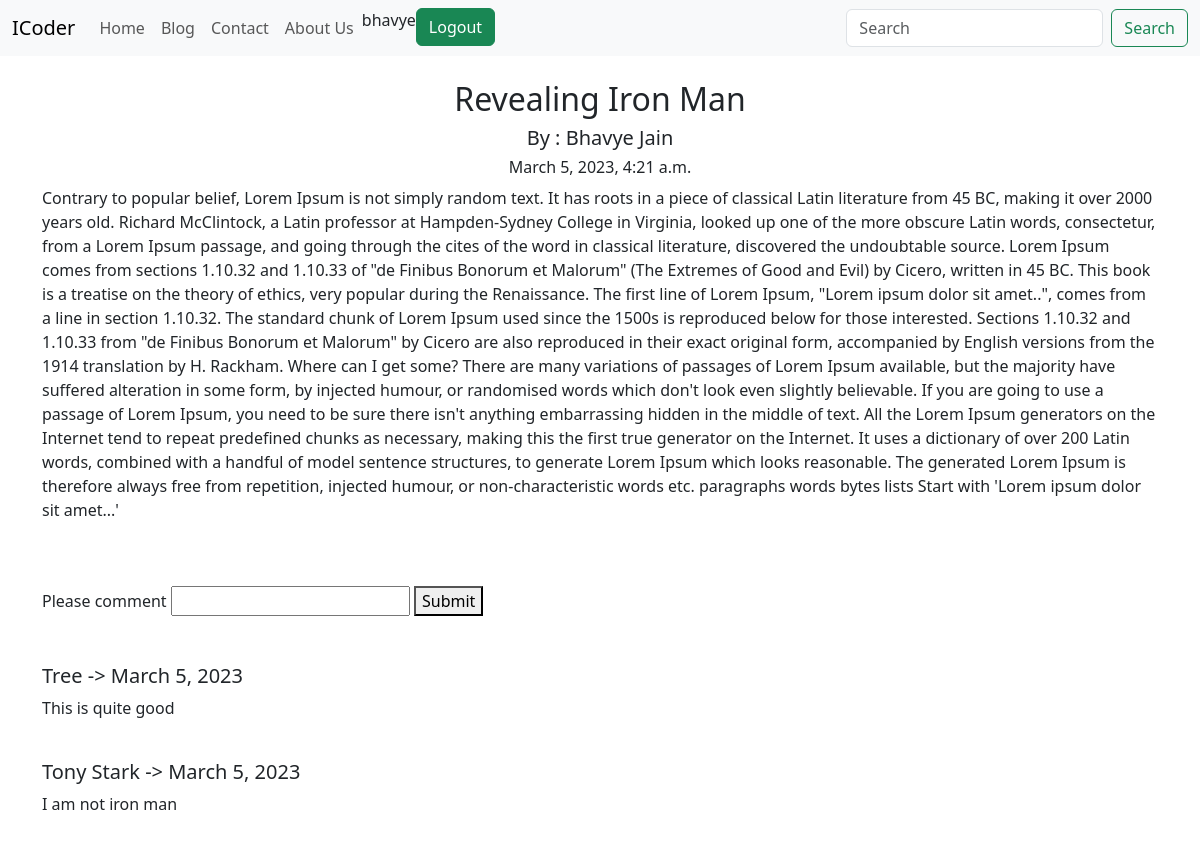
The page /blog/2 (signed in) on the database its author committed.
### blog/models.py (models this page shows, shortened)
class Post(models.Model):
    sno = models.AutoField(primary_key=True)
    title = models.CharField(max_length=200)
    author = models.CharField(max_length=200)
    content = models.TextField()
    timestamp = models.DateTimeField(auto_now_add=True, blank=True)

class Comment(models.Model):
    postID = models.ForeignKey(Post, on_delete=models.CASCADE)
    name = models.CharField(max_length=200)
    postComment = models.TextField()
    timestamp = models.DateField(auto_now_add=True, blank=True)
    updated = models.DateField(auto_now=True, blank=True)

### blog/views.py (the view)
# urls.py: path('<str:slug>', views.blogPost, name='BlogPost'),
def blogPost(request, slug):
    post = Post.objects.filter(sno=slug)
    comments = Comment.objects.filter(postID=slug)
    return render(request, template_name='blog/blogPost.html',context={'post':post, 'comments':comments, 'UserID':slug})

### templates/blog/blogPost.html (shortened to what this page needs)
{% extends 'base.html' %} {% block body %}
<br />
<center>
  <div class="container">
    {% for i in post %}
    <h2>{{i.title}}</h2>
    <h5>By : {{i.author}}</h5>
    <h6>{{i.timestamp}}</h6>
    <div>
      <p style="text-align: left">{{i.content}}</p>
    </div>
    {% endfor %}
  </div>
</center>
<br /><br />
{% if user.is_authenticated %}
<div class="container">
  <form action="/blog/postComment/{{UserID}}" method="POST">
    <label for="UserComment">Please comment</label>
    <input type="text" name="UserComment" id="UserComment" />
    <button type="submit">Submit</button>
  </form>
</div>
<br><br>
{% endif %}
<div class="container">
  {% for comment in comments %}
  <h5>{{comment.name}} -> {{comment.timestamp}}</h5>
  <p>{{comment.postComment}}</p>
  <br />
  {% endfor %}
</div>
{% endblock body %}

### templates/navbar.html (shortened to what this page needs)
<nav class="navbar navbar-expand-lg bg-body-tertiary">
  <div class="container-fluid">
    <a class="navbar-brand" href="/">ICoder</a>
    <div class="collapse navbar-collapse" id="navbarSupportedContent">
      <ul class="navbar-nav me-auto mb-2 mb-lg-0">
        <li class="nav-item">
          <a
            class="nav-link {% block homeactive %} {% endblock homeactive %}"
            href="/"
            >Home</a
          >
        </li>
        <li class="nav-item">
          <a
            class="nav-link {% block blogactive %} {% endblock blogactive %}"
            href="/blog/"
            >Blog</a
          >
        </li>
        <li
          class="nav-item {% block contactactive %} {% endblock contactactive %}"
        >
          <a class="nav-link" href="/contact">Contact</a>
        </li>
        <li class="nav-item {% block aboutactive %} {% endblock aboutactive %}">
          <a class="nav-link" href="/about">About Us</a>
        </li>
        <li class="nav-item">
          {% if user.is_authenticated %}
          <li>{{request.user}}</li>
          <li>
          <form action="/logout" method="POST">
            <button
            class="btn btn-success"
            data-bs-whatever="@mdo"
            type="submit"
          >
            Logout
          </button>
          </form>
          </li>
          {% endif %}
        </li>
      </ul>
      <form class="d-flex" role="search" action="/search" method="post">
        <input
          class="form-control me-2"
          type="search"
          placeholder="Search"
          aria-label="Search"
          name="search"
        />
        <button class="btn btn-outline-success" type="submit">Search</button>
      </form>
    </div>
  </div>
</nav>

### rows shown on the page
Post: title "Revealing Iron Man", author "Bhavye Jain", timestamp "March 5, 2023, 4:21 a.m.", content "Contrary to popular belief, Lorem Ipsum is not simply random text. It has roots in a piece of classical Latin literature from 45 BC, making it over 2000 years old. Richard McClintock, a Latin professor at Hampden-Sydney College in Virginia, looked up one of the more obscure Latin words, consectetur, from a Lorem Ipsum passage, and going through the cites of the word in classical literature, discovered the undoubtable source. Lorem Ipsum comes from sections 1.10.32 and 1.10.33 of \"de Finibus Bonorum et Malorum\" (The Extremes of Good and Evil) by Cicero, written in 45 BC. This book is a treatise on the theory of ethics, very popular during the Renaissance. The first line of Lorem Ipsum,…"
Comment: name "Tree", timestamp "March 5, 2023", postComment "This is quite good"
Comment: name "Tony Stark", timestamp "March 5, 2023", postComment "I am not iron man"

### other values the page prints
{{ request.user }} "bhavye"
